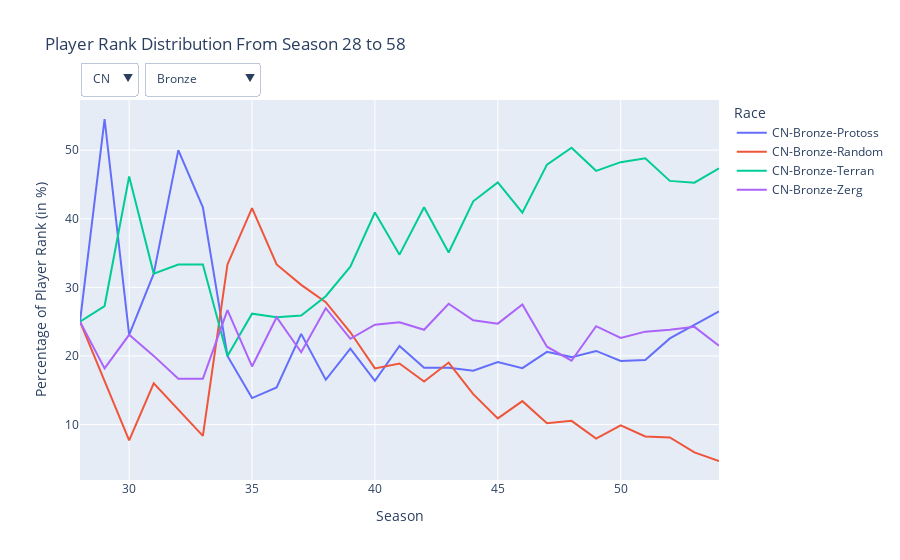

This figure's notebook cell:
### Markdown cell above
https://plotly.com/python/dropdowns/

### Code cell
import pandas as pd
import plotly.graph_objects as go

percentage_data = pd.read_csv("../data/percentage_data.csv")
#figure
fig = go.Figure()

#generate a trace for each combination of region, rank, and race
for region in percentage_data['Region'].unique():
    for rank in percentage_data['Rank'].unique():
        for race in percentage_data['Race'].unique():
            filtered_data = percentage_data[(percentage_data['Region'] == region) & 
                                            (percentage_data['Rank'] == rank) &
                                            (percentage_data['Race'] == race)]
            fig.add_trace(
                go.Scatter(
                    x=filtered_data['Season'],
                    y=filtered_data['Percentage'],
                    mode='lines',
                    name=f"{region}-{rank}-{race}",
                    visible=False 
                )
            )

#function to update visibility of traces
def set_visibility(selected_region, selected_rank):
    return [f"{selected_region}-{selected_rank}" in trace.name for trace in fig.data]

#buttons for region selection
region_buttons = [
    dict(label=region,
         method='update',
         args=[{'visible': set_visibility(region, percentage_data['Rank'].unique()[0])},
               {'title': f'Percentage by Season: {region} Region'}])
    for region in percentage_data['Region'].unique()
]

#buttons for rank selection
rank_buttons = [
    dict(label=rank,
         method='update',
         args=[{'visible': set_visibility(percentage_data['Region'].unique()[0], rank)},
               {'title': f'Percentage by Season: Rank {rank}'}])
    for rank in percentage_data['Rank'].unique()
]

#update the figure with dropdowns
fig.update_layout(
    updatemenus=[
        dict(buttons=region_buttons, x=0.0, xanchor='left', y=1.1, yanchor='top'),
        dict(buttons=rank_buttons, x=0.1, xanchor='left', y=1.1, yanchor='top')
    ],
    title="Player Rank Distribution From Season 28 to 58",
    legend_title_text='Race'
)

initial_region = percentage_data['Region'].unique()[0]
initial_rank = percentage_data['Rank'].unique()[0]

for trace in fig.data:
    trace.visible = f"{initial_region}-{initial_rank}" in trace.name

fig.update_xaxes(title_text='Season')
fig.update_yaxes(title_text='Percentage of Player Rank (in %)')

fig.show()
